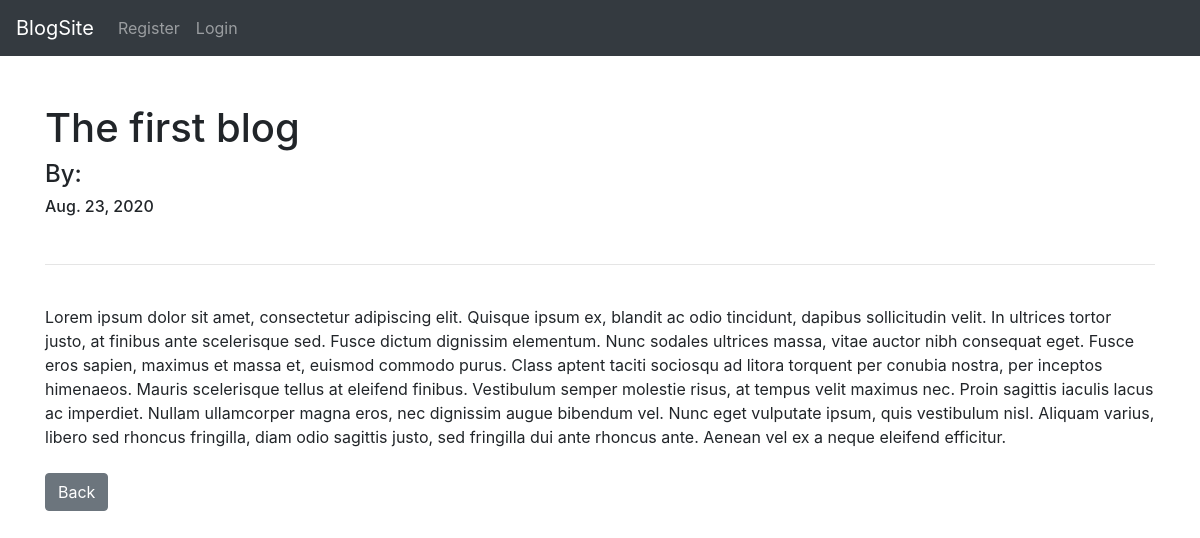
Page /article/1 on the earlier database version.
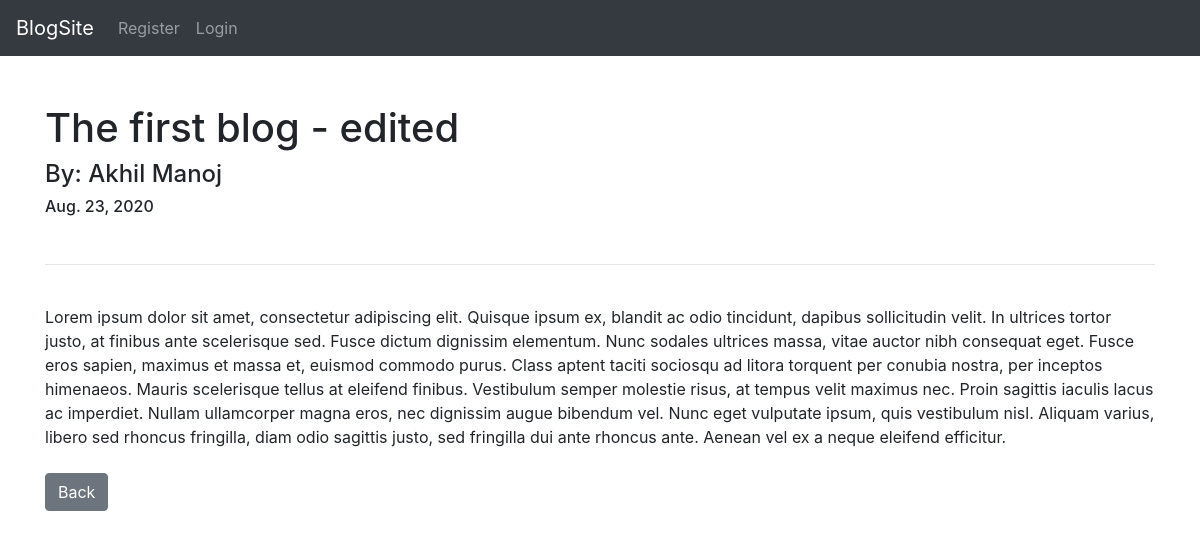
Same page on the later database version.
### blogPage/models.py (models this page shows, shortened)
class Post(models.Model):
    title = models.CharField(max_length=255)
    author = models.ForeignKey(User, on_delete=models.CASCADE)  #on the deletion of the user, all blogs are deleted
    body = models.TextField()
    post_date = models.DateField(auto_now_add=True)
    category = models.CharField(max_length=255, default='uncategorized')

### blogPage/views.py (the view)
# urls.py: path('article/<int:pk>', DetailedView.as_view(), name='article'),
class DetailedView(DetailView):
    model = Post
    template_name = 'detail.html'

### blogPage/templates/detail.html (shortened to what this page needs)
{%extends 'base.html'%}
{%block content%}
<h1>{{post.title}}</h1>
<h4>By: {{post.author.first_name}} {{post.author.last_name}}</h4>
<h6>{{post.post_date}}</h6>
<br><hr><br>
{{post.body}}
<br><br>
<a href="{% url 'home' %}" class="btn btn-secondary">Back</a>
{%endblock%}

### blogPage/templates/base.html (shortened to what this page needs)
<!DOCTYPE html>
<html lang="en">
<head>
  <link rel="stylesheet" href="https://stackpath.bootstrapcdn.com/bootstrap/4.5.2/css/bootstrap.min.css">
</head>
<body>
  <nav class="navbar navbar-expand-lg navbar-dark bg-dark">
    <a class="navbar-brand" href="{% url 'home' %}">BlogSite</a>
    <div class="collapse navbar-collapse" id="navbarSupportedContent">
      <ul class="navbar-nav mr-auto">
        {% if user.is_authenticated %}
        <li class="nav-item">
          <a class="nav-link" href="{% url 'add_post' %}">Add post</a>
        </li>
        <li class="nav-item">
          <a class="nav-link" href="{% url 'add_category' %}">Add Category</a>
        </li>
        <li class="nav-item">
          <a class="nav-link" href="{% url 'logout' %}">Logout</a>
        </li>
        {% else %}
        <li class="nav-item">
          <a class="nav-link" href="{% url 'register' %}">Register</a>
        </li>
        <li class="nav-item">
          <a class="nav-link" href="{% url 'login' %}">Login</a>
        </li>
        {% endif %}
      </ul>
    </div>
  </nav>
  <br><br>
  <div class="container">
    {%block content%}
    {%endblock%}
  </div>
</body>
</html>

Differences in the rows shown:
changed Post: title "The first blog" → "The first blog - edited"; author.first_name (not shown) → "Akhil"; author.last_name (not shown) → "Manoj"
